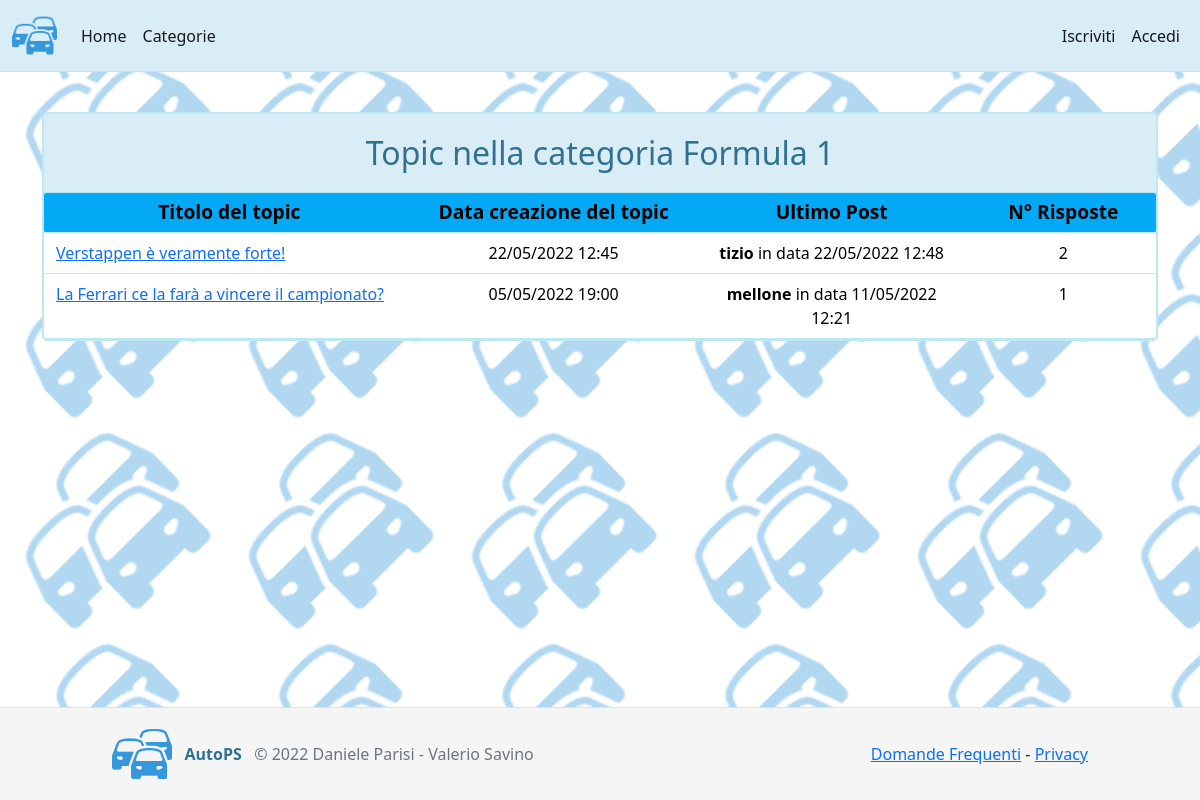
Page /visioneCategoria.php?id=1 on the committed database.
### tables this page shows
CREATE TABLE `categorie` (
  `CodCategoria` int(8) NOT NULL,
  `NomeCategoria` char(50) NOT NULL,
  `DescrCategoria` varchar(255) NOT NULL
);

CREATE TABLE `topics` (
  `CodTopic` int(8) NOT NULL,
  `TitoloTopic` varchar(255) NOT NULL,
  `DataTopic` datetime NOT NULL,
  `CatTopic` int(8) NOT NULL,
  `UtTopic` int(8) NOT NULL
);

CREATE TABLE `utenti` (
  `CodUtente` int(8) NOT NULL,
  `NomeUtente` char(40) NOT NULL,
  `PassUtente` varchar(255) NOT NULL,
  `EmailUtente` varchar(255) NOT NULL,
  `DataIscrizioneUtente` datetime NOT NULL,
  `AutorizzazioneUtente` int(2) NOT NULL,
  `ModUtente` int(8) NOT NULL
);

CREATE TABLE `posts` (
  `CodPost` int(8) NOT NULL,
  `Contenuto` text NOT NULL,
  `DataPost` datetime NOT NULL,
  `RispostaPost` int(8) NOT NULL DEFAULT 0,
  `TopicPost` int(8) NOT NULL,
  `UtPost` int(8) NOT NULL
);

### visioneCategoria.php (the view, shortened to what this page needs)
<html>
<head>
</head>
<body class="d-flex flex-column h-100">
	<?php
        include 'nav.php';
        require 'connessioneDB.php';
        $sql = "SELECT CodCategoria, NomeCategoria, DescrCategoria
        		FROM Categorie
        		WHERE CodCategoria = '".mysqli_real_escape_string($connessione1, $_GET['id'])."'";
        $query = mysqli_query($connessione1, $sql);
        if(!$query)
            echo 'Errore nella richiesta al DB della categoria';
        else
        {
            if(mysqli_num_rows($query) == 0)
                echo 'Questa categoria non esiste';
            else
            {
                while($row = mysqli_fetch_assoc($query))
                {
    ?>
        <div class="container" style="margin-bottom: 30px; position: relative;">
            <div class="panel-heading panel-heading-view">
                <center><p class="panel-title"><font size="6">Topic nella categoria <?php echo $row['NomeCategoria']; ?></font></p></center>
            </div>
    <?php
                }
                $sql = "SELECT CodTopic, TitoloTopic, DataTopic, CatTopic, count(Posts.CodPost) as NumPost
                        FROM Topics, Posts
                        WHERE Topics.CodTopic = Posts.TopicPost and CatTopic = '".mysqli_real_escape_string($connessione1, $_GET['id'])."'
                        GROUP BY CodTopic
                        ORDER BY DataTopic DESC;";
                $query = mysqli_query($connessione1, $sql);
                if(!$query)
                    echo 'Errore nella richiesta al DB dei topic della categoria';
                else
                {
                    if(mysqli_num_rows($query) == 0)
                    {
                        echo '<div class="alert alert-danger alt1" style="border-top-left-radius: 0px; border-top-right-radius: 0px;">';
                        if(isset($_SESSION['entrato']) && $_SESSION['entrato'] == true)
                            echo '<center><H1><b>X</b></H1>Non ci sono topics. Se vuoi, <a href="creaTopic.php?c='.$_GET['id'].'">creane uno tu!</a></center>';
                        else
                            echo '<center><H1><b>X</b></H1>Non ci sono topics.</center>';
                        echo '</div></div>';
                    }
                    else
                    {
    ?>
                    <div class="panel-body panel-body-view" style="border-top: 0px solid #bce8f1; color: black;">
                        <div class="row" style="background: #03A9F4; border-radius: 2px;">
                            <div class="col col-md-4 col-title"><center><big><b>Titolo del topic</b></big></center></div>
                            <div class="col col-md-3 col-title"><center><big><b>Data creazione del topic</b></big></center></div>
                            <div class="col col-md-3 col-title"><center><big><b>Ultimo Post</b></big></center></div>
                            <div class="col col-md-2 col-title"><center><big><b>N° Risposte</b></big></center></div>
                        </div>
    <?php
                        while($row = mysqli_fetch_assoc($query))
                        {
                            echo '<div class="row">';
                                echo '<div class="col col-md-4" style="margin-top: 8px; margin-bottom: 8px;">';
                                    echo '<a href="visioneTopic.php?id='.$row['CodTopic'].'">'.$row['TitoloTopic'].'</a>';
                                echo '</div>';
                                echo '<div class="col col-md-3" style="margin-top: 8px; margin-bottom: 8px;">';
                                    echo '<center>'.date('d/m/Y H:i', strtotime($row['DataTopic'])).'</center>';
                                echo '</div>';
                                echo '<div class="col col-md-3" style="margin-top: 8px; margin-bottom: 8px;">';
                                    $x=$row['CodTopic'];
                                    $sql = "SELECT P.DataPost, U.NomeUtente
                                            FROM Posts P, Topics T, Utenti U
                                            WHERE P.TopicPost = T.CodTopic AND
                                                  CodTopic = '$x' AND
                                                  P.UtPost = U.CodUtente AND
                                                  T.CatTopic = '".mysqli_real_escape_string($connessione1, $_GET['id'])."'
                                            ORDER BY P.DataPost DESC;";
                                    $queryPost = mysqli_query($connessione1, $sql);
                                    if(!$queryPost)
                                        echo 'Errore nella richiesta al DB dei post';
                                    else
                                    {
                                        if(mysqli_num_rows($queryPost) == 0)
                                            echo '<center> - </center>';
                                        else
                                        {
                                            $p=mysqli_fetch_assoc($queryPost);
                                            echo '<center><b>'.$p['NomeUtente'].'</b> in data '.date('d/m/Y H:i', strtotime($p['DataPost'])).'</center>';
                                        }
                                    }
                                echo '</div>';
                                echo '<div class="col col-md-2" style="margin-top: 8px; margin-bottom: 8px;">';
                                    $risp = $row['NumPost']-1;
                                    echo '<center>'.$risp.'</center>';
                                echo '</div>';
                            echo '</div>';
                        }
    ?>
                    </div>
                </div>
    <?php
                    }
                }
            }
        }
    ?>
</body>
</html>

### style.css (style rules this page uses)
html { margin: 0; padding: 0; }
body { background-image: url("back.png"); }
.panel-heading { color: #31708f; border: 2px solid #bce8f1; border-bottom: 1px solid #bce8f1; border-top-left-radius: 5px; border-top-right-radius: 5px; }
.panel-heading-view { background-color: #d9edf7; }
.panel-body { border: 2px solid #bce8f1; border-bottom-left-radius: 5px; border-bottom-right-radius: 5px; }
.panel-body-view { color: #31708f; background-color: #ffffff; border-top: 1px solid #bce8f1; }
.panel-title { margin: 15px; }
.row { border-bottom: 1px solid #bce8f1; }
.col-title { margin-top: 7px; margin-bottom: 7px; }
.col { margin-top: 5px; margin-bottom: 5px; }

### visioneCategoria.php (style rules this page uses)
.row { margin: auto; }

### rows in the picture
categorie: NomeCategoria "Formula 1"
topics: TitoloTopic "Verstappen è veramente forte!", DataTopic "22/05/2022 12:45", utenti.NomeUtente "tizio", posts.DataPost "22/05/2022 12:48", risp "2"
topics: TitoloTopic "La Ferrari ce la farà a vincere il campionato?", DataTopic "05/05/2022 19:00", utenti.NomeUtente "mellone", posts.DataPost "11/05/2022 12:21", risp "1"
